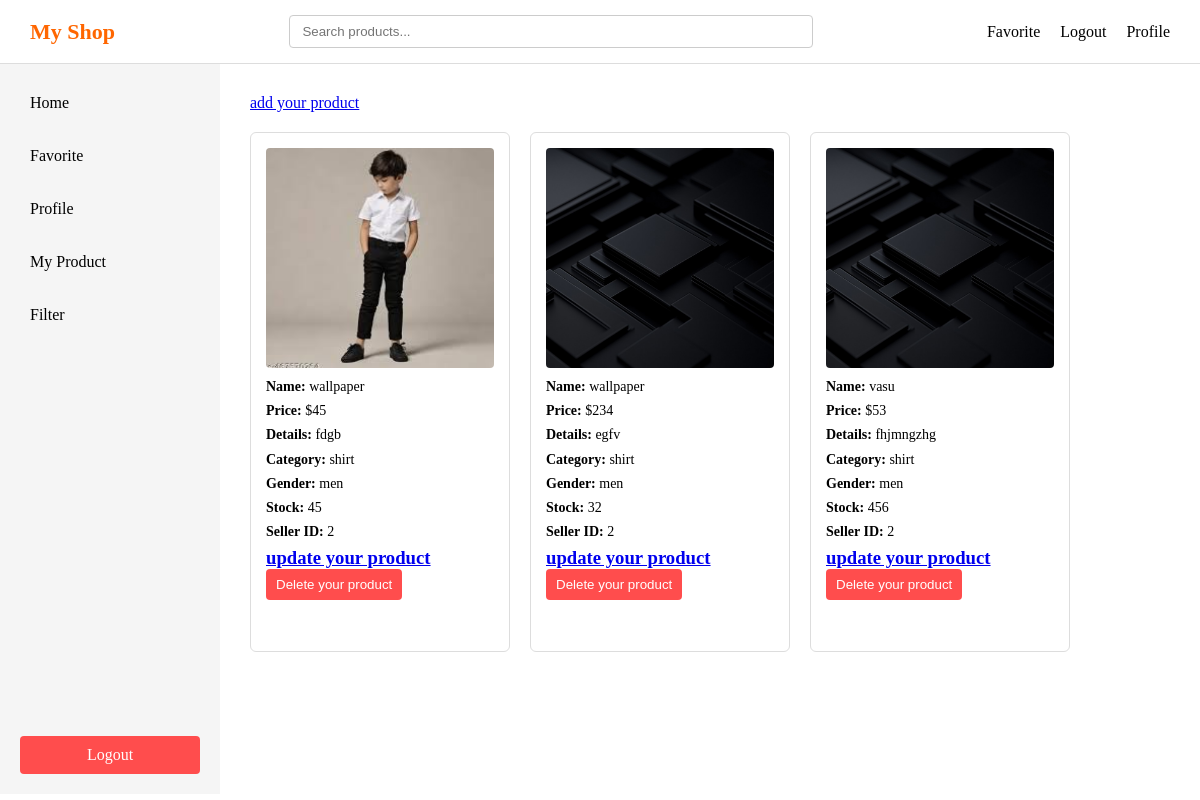
Page /myproduct (signed in) on the earlier database version.
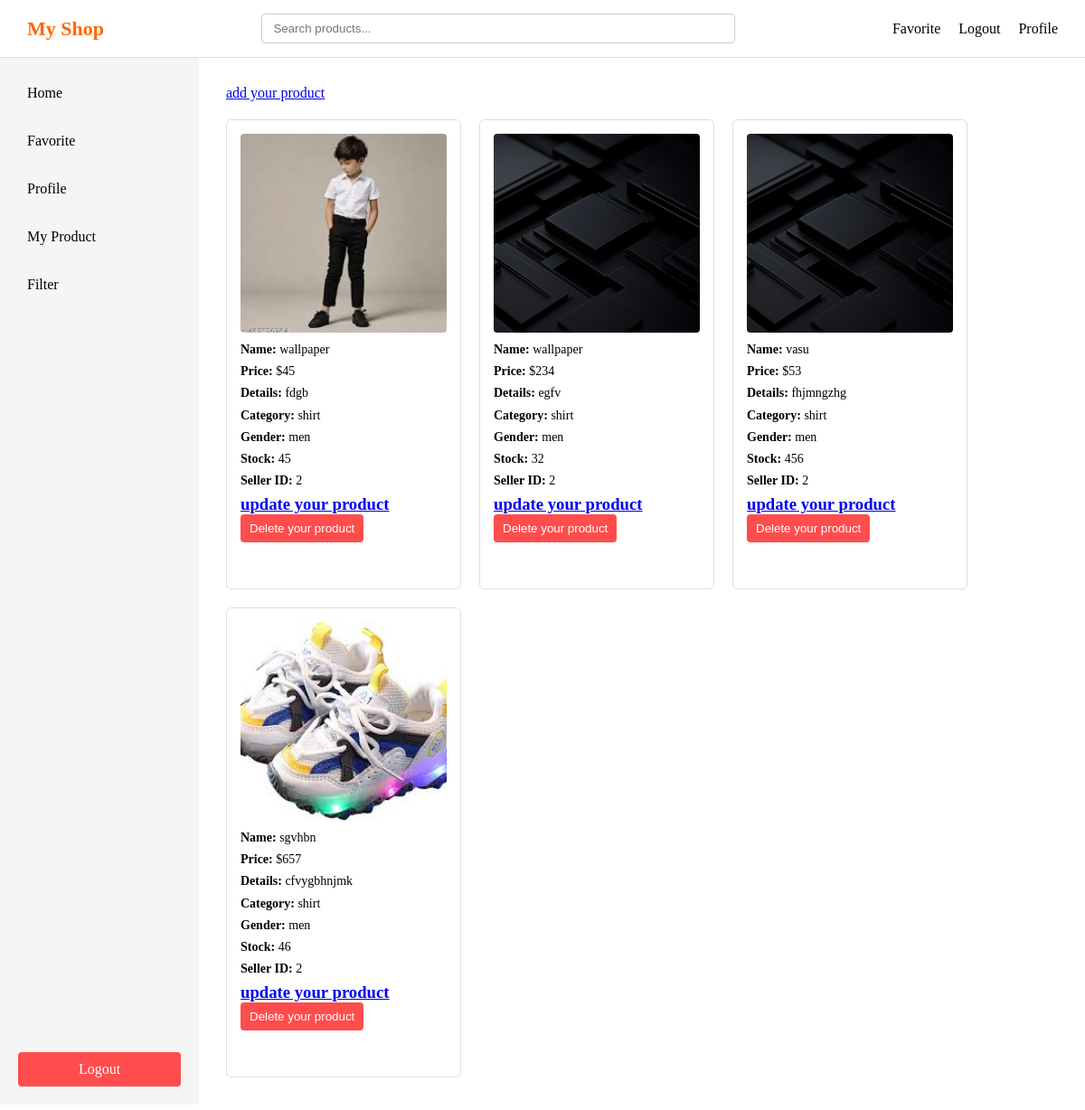
Same page on the later database version.
### main.py (models this page shows)
class Product(db.Model):
    id=db.Column(db.Integer, primary_key = True)
    product_name = db.Column(db.String(100))
    product_price= db.Column(db.Integer)
    product_image= db.Column(db.String(200))
    product_details = db.Column(db.Text)
    product_category = db.Column(db.String(100))
    product_gender= db.Column(db.String(20))
    product_stock= db.Column(db.Integer)
    seller_id = db.Column(db.Integer, db.ForeignKey('user.id'))

### main.py (the view)
@app.route('/myproduct')
def myproduct():
    if 'user' not in session:
        return redirect(url_for('login'))
    username = session.get('user')
    user = User.query.filter_by(username= username).first()
    seller_id = user.id
    products = Product.query.filter_by(seller_id =seller_id).all()
    return render_template('myproduct.html' , user = user,products = products)

### templates/myproduct.html (shortened to what this page needs)
<!DOCTYPE html>
<html lang="en">
<head>
    <link rel="stylesheet" href="{{ url_for('static', filename='style.css') }}">
</head>
<body>
    <div class="header">
        <div class="logo">My Shop</div>
        <div class="searchbar">
            <input type="text" placeholder="Search products..." />
        </div>
        <div class="right">
            <div class="favorite"><a href="/favorite">Favorite</a></div>
            <div class="logout"><a href="/logout">Logout</a></div>
            <div class="profile"><a href="/profile">Profile</a></div>
        </div>
    </div>
    <div class="layout">
        <div class="sidebar">
            <div class="top">
                <div class="home" id="sidebar-home">Home</div>
                <div class="favorite" id="sidebar-favorite">Favorite</div>
                <div class="profile" id="sidebar-profile">Profile</div>
                {% if user.user_type == 's' %}
                <div class="my_product" id="sidebar-myproduct">My Product</div>
                {% endif %}
                <div class="filter">Filter</div>
            </div>
            <div class="logout" id="sidebar-logout">Logout</div>
        </div>
        <div class="main">
            <a href="{{ url_for('addproduct', seller_id=user.id) }}">add your product</a>
            {% if products %}
            <div class="products">
                {% for product in products %}
                <div class="product-card">
                    <img src="{{ url_for('static', filename='uploads/' + product.product_image) }}">
                    <p><strong>Name:</strong> {{ product.product_name }}</p>
                    <p><strong>Price:</strong> ${{ product.product_price }}</p>
                    <p><strong>Details:</strong> {{ product.product_details }}</p>
                    <p><strong>Category:</strong> {{ product.product_category }}</p>
                    <p><strong>Gender:</strong> {{ product.product_gender }}</p>
                    <p><strong>Stock:</strong> {{ product.product_stock }}</p>
                    <p><strong>Seller ID:</strong> {{ product.seller_id }}</p>
                    <h3>
                        <a href="{{ url_for('update', product_id=product.id) }}">update your product</a>
                    </h3>
                    <form method="post" action="{{ url_for('delete', product_id=product.id) }}" class="delete-form">
                        <button type="submit">Delete your product</button>
                    </form>
                </div>
                {% endfor %}
            {% endif %}
            </div>
        </div>
    </div>
</body>
</html>

Differences in the rows shown:
added Product: product_image (picture), product_name "sgvhbn", product_price "657", product_details "cfvygbhnjmk", product_category "shirt", product_gender "men", product_stock "46", seller_id "2"
